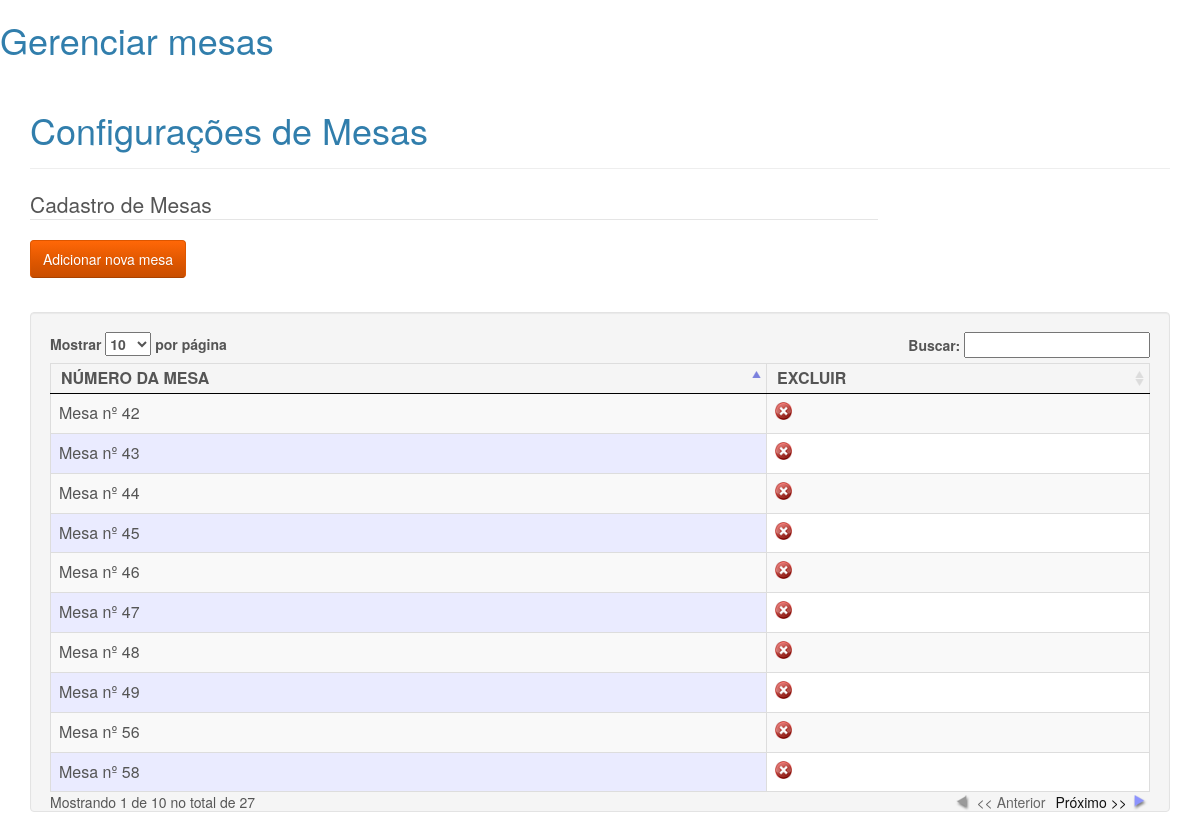
The app's page /cadastromesa.php, older data.
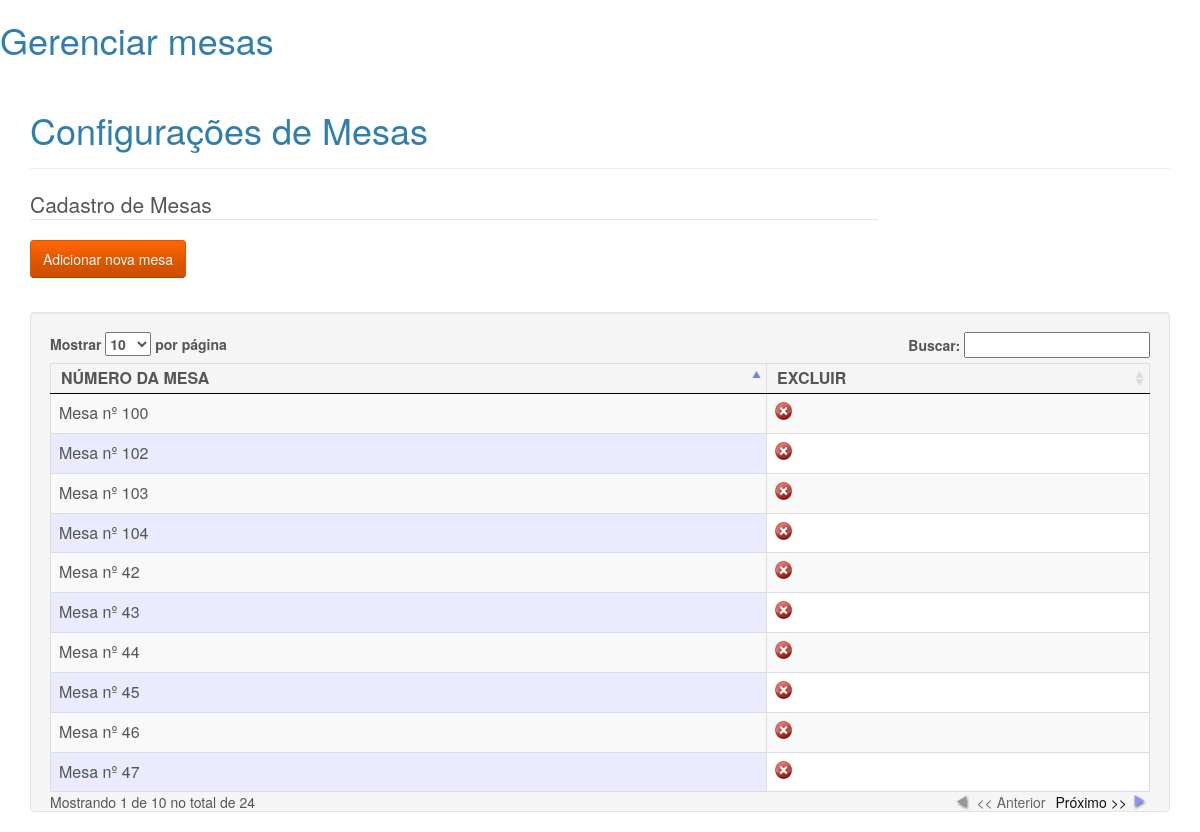
The same page, newer data.
### tables this page shows
CREATE TABLE `mesa` (
  `id_mesa` int(10) NOT NULL AUTO_INCREMENT,
  `numero` int(10) NOT NULL,
  `idGarcon` varchar(200) NOT NULL,
  `situacao` int(1) NOT NULL,
  PRIMARY KEY (`id_mesa`)
);

### cadastromesa.php (the view, shortened to what this page needs)
<h1>Gerenciar mesas</h1>
<link href="css/style.css" rel="stylesheet" type="text/css">
<link rel="stylesheet" type="text/css" href="css/demo_table.css"/>
<div class="container">
   <div class="bs-docs-section" >
      <div class="row">
         <div class="col-lg-12">
            <div class="page-header">
               <h1 id="forms">Configurações de Mesas</h1>
            </div>
         </div>
      </div>
      <div class="row">
         <div class="col-lg-9">
            <div class=" bs-component">
               <form action="" class="form-horizontal" method="post" enctype="multipart/form-data">
                  <fieldset>
                     <legend>Cadastro de Mesas</legend>
                       <input name="cadastrar" class="btn btn-warning" type="submit" value="Adicionar nova mesa" id="cadastrar" />
            </div>
         </div>
      </div>
   </div>
		<div class="well">
   <table class="display dataTable table table-striped table-bordered" id="mesas">
      <thead>
         <tr>
            <th>NÚMERO DA MESA</th>
            <th>EXCLUIR</th>
         </tr>
      </thead>
      <tbody>
         <?php
            $sel = mysql_query("SELECT * FROM mesa ORDER BY id_mesa ASC");
            while($ver = mysql_fetch_array($sel)){
         ?>
         <tr>
            <td>Mesa nº <?php echo $ver['numero'];?></td>
            <td>
               <a href="javascript:confirmardel('?btn=cadastromesa&apagar=apagar&id_mesa=<?php echo $ver['id_mesa'] ?>')"><img src="imagens/excluir.png" width="17" height="18"  border="0"/></a>
            </td>
         </tr>
         <?php } ?>
      </tbody>
   </table>
   </div>
</div>

Row changes from the older to the newer data that the page shows:
no longer on this page (row unchanged): mesa: numero "48"
removed mesa: numero "49"
removed mesa: numero "56"
removed mesa: numero "58"
added mesa: numero "100"
added mesa: numero "102"
added mesa: numero "103"
added mesa: numero "104"
Text that changed along with them:
text written by a page script: "Mostrar por página Buscar: Mostrando 1 de 10 no total de 27 << Anterior Próximo >>" → "Mostrar por página Buscar: Mostrando 1 de 10 no total de 24 << Anterior Próximo >>"
